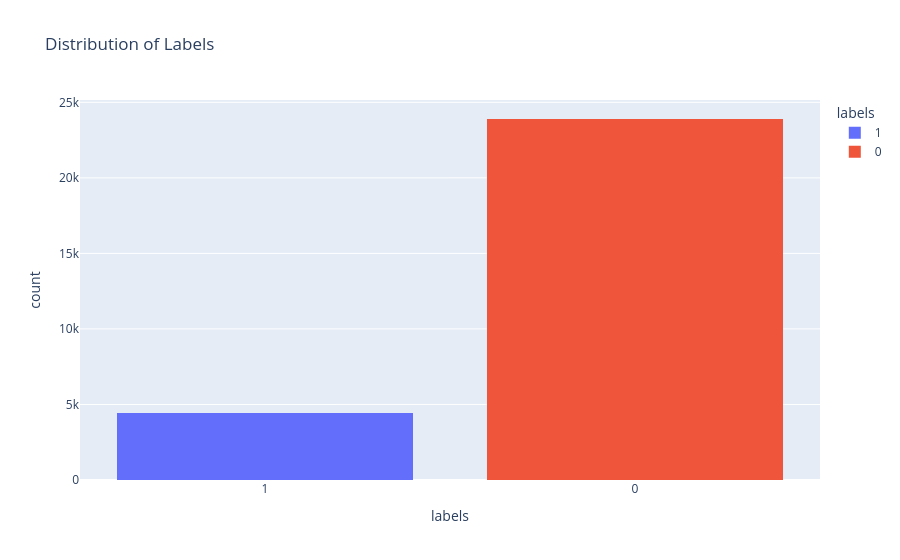

Notebook code for this chart:
### Code cell
#Histogram for distributiuon of Labels 
px.histogram(df, x='labels', title='Distribution of Labels', color='labels') #check if dataset is balanced or if one label appears much more than other

### Figure 1 — Plotly figure (JSON) as saved in the notebook; plotly's stock layout.template omitted (floating-point values rounded to 4 significant figures; data arrays with more than 128 entries replaced by an {"elided": "..."} marker saying what was removed)
{"data": [{"alignmentgroup": "True", "bingroup": "x", "hovertemplate": "labels=%{x}<br>count=%{y}<extra></extra>", "legendgroup": "1", "marker": {"color": "#636efa", "pattern": {"shape": ""}}, "name": "1", "offsetgroup": "1", "orientation": "v", "showlegend": true, "type": "histogram", "x": {"elided": "4439 str values"}, "xaxis": "x", "yaxis": "y"}, {"alignmentgroup": "True", "bingroup": "x", "hovertemplate": "labels=%{x}<br>count=%{y}<extra></extra>", "legendgroup": "0", "marker": {"color": "#EF553B", "pattern": {"shape": ""}}, "name": "0", "offsetgroup": "0", "orientation": "v", "showlegend": true, "type": "histogram", "x": {"elided": "23896 str values"}, "xaxis": "x", "yaxis": "y"}], "layout": {"barmode": "relative", "legend": {"title": {"text": "labels"}, "tracegroupgap": 0}, "title": {"text": "Distribution of Labels"}, "xaxis": {"anchor": "y", "categoryarray": ["1", "0"], "categoryorder": "array", "domain": [0, 1], "title": {"text": "labels"}}, "yaxis": {"anchor": "x", "domain": [0, 1], "title": {"text": "count"}}}}
